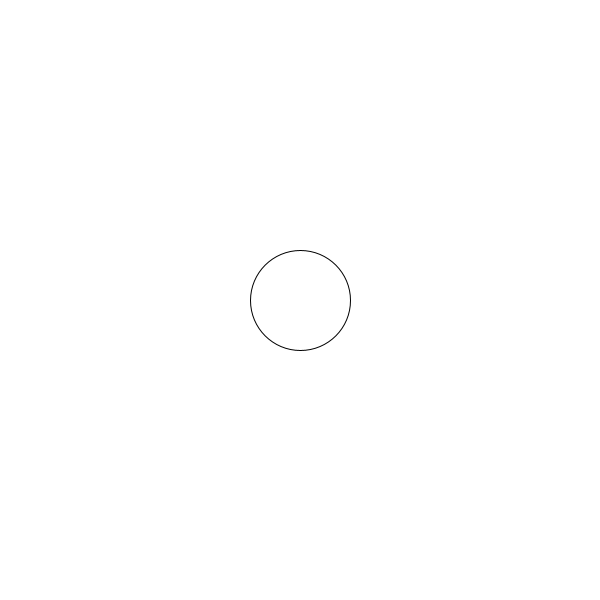
Frame 1 (no input)
Frame 60 (the mouse pressed at the canvas centre just before this capture): identical to frame 1, image omitted
Frame 120 (the mouse held since frame 60 and released just before this capture): identical to frame 1, image omitted

The Processing sketch that drew this single still picture (run headless with seeded random() and noise(); from frame 60 on, the mouse is pressed at the canvas centre):

// Processing sketch: ART331_24_BasicKeyPressed
// ── ART331_24_BasicKeyPressed.pde
int circleX = 300;
int circleY = 300;

void setup() {
  size(600,600);
}

void draw() {
 background(255);
 ellipse(circleX, circleY, 100, 100);
 
 if(keyPressed) {
   if(keyCode == UP) {
     circleY -= 5;
   } else if(keyCode == DOWN) {
     circleY += 5;
   } else if(keyCode == LEFT) {
     circleX -= 5;
   } else if(keyCode == RIGHT) {
     circleX += 5;
   }
 } 
}
